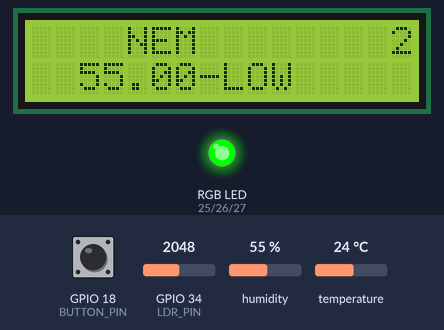
The sketch below on a simulated ESP32. On the bench: 16×2 character LCD, an RGB LED mixed from three pins (HIGH = lit). Inputs (shaded band) come from the test bench; at power-on: temperature 24 °C, GPIO 34 (LDR_PIN) = 2048, humidity 55 %, GPIO 18 (BUTTON_PIN) HIGH. What the sketch prints to the serial monitor is not drawn.

Above: at 2.6 s.
2.7 s: temperature set to 29.4 °C
At 4.5 s:
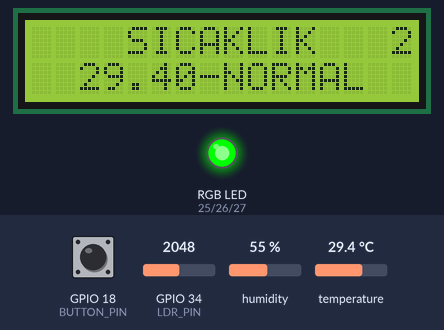
10.2 s: temperature set to 30.5 °C
At 13.0 s:
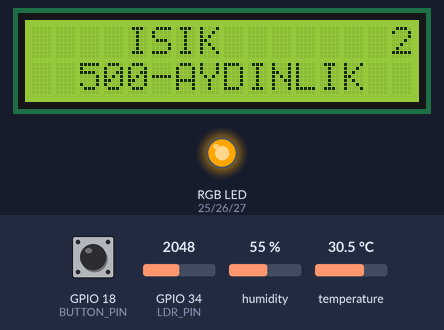
17.5 s: GPIO 34 (LDR_PIN) set to 872
At 24.6 s:
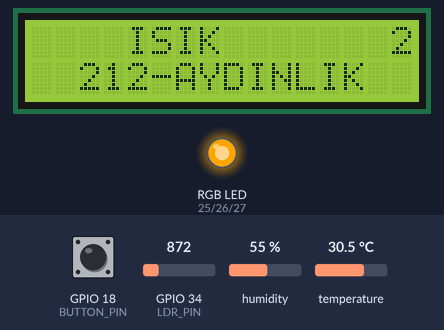
25.0 s: GPIO 34 (LDR_PIN) set to 760
At 28.9 s:
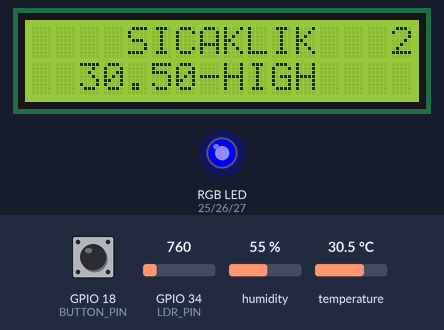
32.5 s: humidity set to 68 %
At 38.8 s:
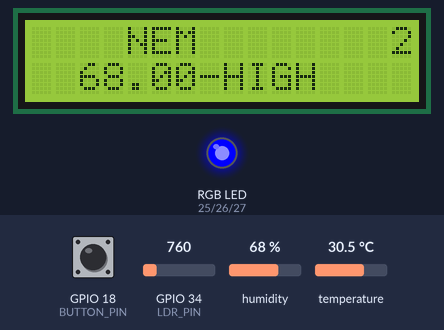
40.0 s: GPIO 34 (LDR_PIN) set to 20
At 43.1 s:
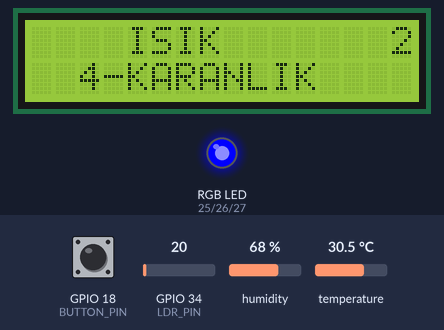
Timing chart, 0 to 44.6 s (numbered marks = the images above; inputs shaded):
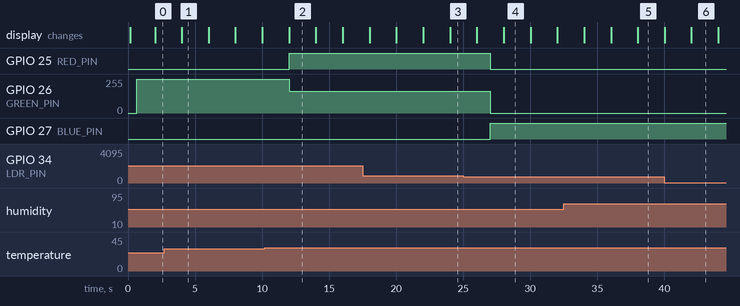

Measured:
- the behaviour switches between 30 and 30.1 °C on temperature (found by bisection; images 1 and 2)
- the behaviour switches between 819 and 818 on GPIO 34 (LDR_PIN) (found by bisection; images 3 and 4)
- after the input at 10.2 s, GPIO 25 (RED_PIN): LOW → HIGH after 1.8 s; GPIO 26 (GREEN_PIN): 255/255 → 165/255 after 1.8 s
- after the input at 25.0 s, GPIO 25 (RED_PIN): HIGH → LOW after 2.0 s; GPIO 26 (GREEN_PIN): 165/255 → 0/255 after 2.0 s; GPIO 27 (BLUE_PIN): LOW → HIGH after 2.0 s
- after the input at 32.5 s, the display: first differs from a run without the input after 5.5 s (image 5)
- after the input at 40.0 s, the display: first differs from a run without the input after 2.0 s (image 6)
- what the display in image 1 shows lasts 2.0 s, from 4.0 s to 6.0 s

The sketch:

sketch.ino
```cpp
#include <DHT.h>               // DHT sensör kütüphanesi
#include <Wire.h>              // I2C iletişim kütüphanesi
#include <LiquidCrystal_I2C.h> // I2C LCD kütüphanesi

#define RED_PIN 25    // RGB LED kırmızı pin
#define GREEN_PIN 26  // RGB LED yeşil pin
#define BLUE_PIN 27   // RGB LED mavi pin
#define DHTPIN 15     // DHT22 data pini
#define DHTTYPE DHT22 // Sensör tipi DHT22
#define LDR_PIN 34    // LDR analog giriş pini
#define BUTTON_PIN 18 // Buton pini

DHT dht(DHTPIN, DHTTYPE);           // DHT sensör nesnesi
LiquidCrystal_I2C lcd(0x27, 16, 2); // LCD nesnesi

int lastButtonState = HIGH; // Önceki buton durumu
int currentButtonState;     // Anlık buton durumu

unsigned long previousMillis = 0;    // Son sensör okuma zamanı
const long interval = 3000;          // Sensör okuma aralığı (3 sn)
unsigned long previousLCDMillis = 0; // Son LCD güncelleme zamanı
int lcdInterval = 2000;              // LCD gösterim süresi (2 sn)
int ekranIndex = 0;                  // 0=NEM, 1=SICAKLIK, 2=ISIK

float humidity = 0;    // Nem değeri
float temperature = 0; // Sıcaklık değeri
int lux = 500;         // Işık değeri

unsigned long lastDebounceTime = 0; // Son debounce zamanı
const long debounceDelay = 200;     // Debounce gecikmesi (ms)

// RGB LED'e renk yaz (pinMode OUTPUT + analogWrite ile)
void setRGB(int r, int g, int b)
{
  analogWrite(RED_PIN, r);   // Kırmızı pine PWM yaz
  analogWrite(GREEN_PIN, g); // Yeşil pine PWM yaz
  analogWrite(BLUE_PIN, b);  // Mavi pine PWM yaz
}

// Nem durumu: %60 ve altı LOW, üstü HIGH
String nemDurumu()
{
  if (humidity <= 60)
    return "LOW";
  else
    return "HIGH";
}

// Sıcaklık durumu
String sicaklikDurumu()
{
  if (temperature < 0)
    return "VERY LOW";
  else if (temperature <= 30)
    return "NORMAL";
  else
    return "HIGH";
}

// Işık durumu
String isikDurumu()
{
  if (lux < 10)
    return "KARANLIK";
  else
    return "AYDINLIK";
}

// LED'i sensör değerlerine göre güncelle
void updateLED()
{
  if (lux < 200)
  {
    setRGB(0, 0, 255); // KARANLIK → Mavi
  }
  else
  {
    if (temperature < 0)
    {
      setRGB(0, 150, 255); // VERY LOW  → Açık mavi
    }
    else if (temperature <= 30)
    {
      setRGB(0, 255, 0); // NORMAL    → Yeşil
    }
    else if (temperature <= 40)
    {
      setRGB(255, 165, 0); // HIGH      → Turuncu
    }
    else
    {
      setRGB(255, 0, 0); // VERY HIGH → Kırmızı
    }
  }
}

// LCD ekranı güncelle
void updateLCD()
{
  lcd.clear();                 // Ekranı temizle
  int sn = lcdInterval / 1000; // Süreyi saniyeye çevir

  if (ekranIndex == 0)
  { // NEM ekranı
    lcd.setCursor(4, 0);
    lcd.print("NEM"); // Başlık
    lcd.setCursor(15, 0);
    lcd.print(sn); // Sağ üst köşe: aktif süre
    lcd.setCursor(2, 1);
    lcd.print(humidity, 2); // Nem değeri
    lcd.print("-");
    lcd.print(nemDurumu()); // LOW veya HIGH
  }
  else if (ekranIndex == 1)
  { // SICAKLIK ekranı
    lcd.setCursor(4, 0);
    lcd.print("SICAKLIK"); // Başlık
    lcd.setCursor(15, 0);
    lcd.print(sn); // Sağ üst köşe: aktif süre
    lcd.setCursor(2, 1);
    lcd.print(temperature, 2); // Sıcaklık değeri
    lcd.print("-");
    lcd.print(sicaklikDurumu()); // VERY LOW / NORMAL / HIGH
  }
  else if (ekranIndex == 2)
  { // ISIK ekranı
      lcd.setCursor(4, 0);
      lcd.print("ISIK"); // Başlık
      lcd.setCursor(15, 0);
      lcd.print(sn); // Sağ üst köşe: aktif süre
      lcd.setCursor(2, 1);
      lcd.print(lux);          // Lux değerini yaz
      lcd.print("-");
      lcd.print(isikDurumu()); // KARANLIK veya AYDINLIK
  }
}

void setup()
{
  pinMode(RED_PIN, OUTPUT);   // Kırmızı pini çıkış yap
  pinMode(GREEN_PIN, OUTPUT); // Yeşil pini çıkış yap
  pinMode(BLUE_PIN, OUTPUT);  // Mavi pini çıkış yap

  // Başlangıçta LED'i kapat
  setRGB(0, 0, 0);
  delay(100);

  Serial.begin(115200);              // Seri haberleşmeyi başlat
  dht.begin();                       // DHT sensörünü başlat
  pinMode(BUTTON_PIN, INPUT_PULLUP); // Butonu pull-up ile giriş yap

  lcd.init();      // LCD'yi başlat
  lcd.backlight(); // LCD arka ışığını aç

  delay(500); // LCD başlatması için bekle

  // İlk sensör okumalarını yap
  humidity = dht.readHumidity();
  temperature = dht.readTemperature();
  int ldrValue = analogRead(LDR_PIN);
  lux = map(ldrValue, 0, 4095, 0, 1000);

  // Eğer sensör okuma başarısızsa varsayılan değerleri kullan
  if (isnan(humidity))
    humidity = 50;
  if (isnan(temperature))
    temperature = 25;
  if (lux < 0)
    lux = 500;

  updateLED(); // LED'i sensör değerlerine göre yak
}

void loop()
{
  unsigned long currentMillis = millis(); // Anlık zamanı al

  // LCD Round Robin güncelleme
  if (currentMillis - previousLCDMillis >= lcdInterval)
  {
    previousLCDMillis = currentMillis; // Son LCD zamanını güncelle
    updateLCD();                       // Aktif ekranı göster
    ekranIndex = (ekranIndex + 1) % 3; // Sonraki ekrana geç
  }

  // Sensör okuma (her 3 saniyede bir)
  if (currentMillis - previousMillis >= interval)
  {
    previousMillis = currentMillis; // Son okuma zamanını güncelle

    float h = dht.readHumidity();    // Nem oku
    float t = dht.readTemperature(); // Sıcaklık oku

    if (!isnan(h) && !isnan(t))
    {                  // Geçerli okuma kontrolü
      humidity = h;    // Nem değerini güncelle
      temperature = t; // Sıcaklık değerini güncelle
    }

    int ldrValue = analogRead(LDR_PIN);    // LDR değerini oku (0-4095)
    lux = map(ldrValue, 0, 4095, 0, 1000); // Lux değerine dönüştür

    // Seri monitöre yazdır
    Serial.print("Nem: ");
    Serial.print(humidity, 2);
    Serial.print("% || Sicaklik: ");
    Serial.print(temperature, 2);
    Serial.print((char)176); // ° sembolü
    Serial.print("C || Isik: ");
    Serial.print(lux);
    Serial.println(" lux");

    updateLED(); // LED'i güncelle
  }

  // Buton kontrolü (debounce ile)
  currentButtonState = digitalRead(BUTTON_PIN); // Buton durumunu oku

  if (lastButtonState == HIGH && currentButtonState == LOW)
  { // Basış algıla
    if (currentMillis - lastDebounceTime >= debounceDelay)
    {                                   // Debounce filtresi
      lastDebounceTime = currentMillis; // Zamanı güncelle

      lcdInterval = (lcdInterval == 2000) ? 4000 : 2000; // 2sn ↔ 4sn geçiş

      Serial.print("LCD suresi degistirildi: ");
      Serial.print(lcdInterval / 1000);
      Serial.println(" sn");
    }
  }

  lastButtonState = currentButtonState; // Buton durumunu kaydet
}
```
